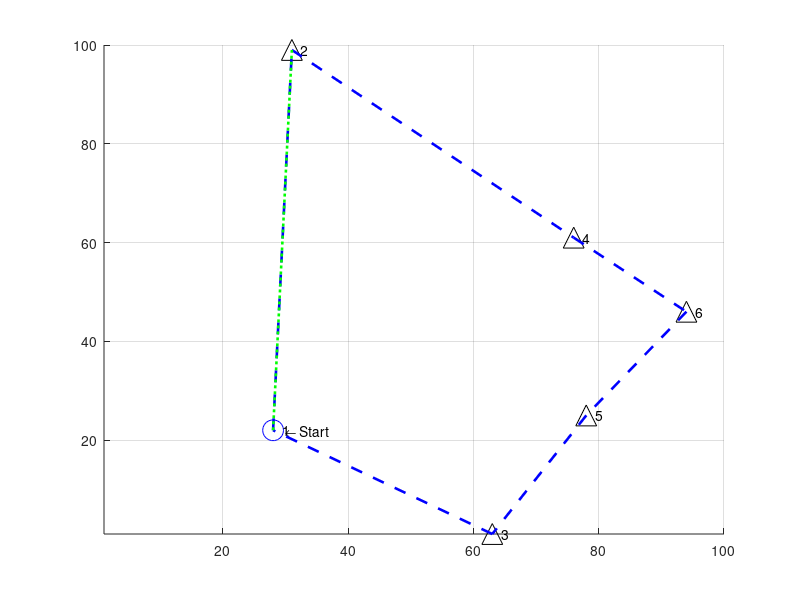

The MATLAB script that drew this image: (Note: this script raises an error after producing the figure.)
% TSP GA
% Kai Brooks
% Jun 2019
%
% Solves the travelling salesman problem
% Program first solves using the 'bruteforce' method and plots it in blue
% Program then uses nn algorithm and solves it in red
%


% Init
clc
close all
clear all
format

% --- Main options --------------------------------------------------------

maxCities = 6;          % (default 9) number of cities to visit, this is the 'n'
% decrease this if it hurts the hardware
gifOutput = 1;          % enables gif output and generation, slows rendering
filename = 'nn.gif';    % output filename for the gif

twelveCitySeed = 0;     % use pre-computed 12-city seed and skips the bf calculation
% if 0, shuffles seed instead amd runs bf normally

% TCS route: 1, 2, 4, 7, 9, 10, 12, 11, 8, 6, 5, 3, 1
% TCS index: 35462161
% TCS dist: 300.25
% TCS NN algorithm path is 1.04x (3.84%) longer and 3628800.00x computationally faster.

% Algorithm enables (with all disabled, just generates the map)
bf = 1;                 % bruteforce algorithm
nn = 1;                 % nearest-neighbor algorithm
gena = 0;                 % genetic algorithm

% --- Advanced options and generator settings -----------------------------

bfTickSize = 10000;     % (default 10000) tick size for timing BF algorithm. Higher numbers = more accuracy, slower to display estimate
minLoc = 1;             % (default 1) minimum coordinate to generate for city locations
maxLoc = 100;           % (default 100) maximum coordinate to generate for city locations
plotMarkerSize = 15;    % (default 10) size of markers on map

verbose = 1;            % outputs things, maybe
attempts = 100;         % number of attempts to bruteforce the solution before giving up
maxCpuTime = 100;       % max loops various functions will use before giving up and moving on

% --- Zero other variables (do not modify) --------------------------------

totalDist = 0;          % total distance travelled
o_nn = 0;               % big o for nearest neighbor method
o_bf = 0;               % big o for bruteforce method
gifWritten = 0;         % one-time check for gif creation
nn_distance = 0;
bf_distance = 0;
bruteforce_minimum_vec = 0;

% --- Program start -------------------------------------------------------

% Override the generator, if needed
if twelveCitySeed
    rng('default')
    maxCities = 12;
else
    rng('shuffle')
end

% Generate points
cities = randi([minLoc, maxLoc],2,maxCities); % generate matrix
cities = rot90(cities);  % rotate to form cities(x1,y1) for each point
cities = unique(cities,'rows'); % remove duplicate entries

if (length(cities) ~= maxCities)
    fprintf('*** Generated duplicate city coordinates, pruning %i entries.\n*** New maxCities = %i \n', maxCities - length(cities), length(cities))
end

maxCities = length(cities);  % shorten everything else if we don't have enough cities


startingCity = randi(maxCities);    % randomize starting city
currentCity = startingCity;         % and remember its where we started

visited = zeros([maxCities],1);     % boolean to mark each visited city
visited(currentCity) = 1;           % we're already in our city, so mark it

visitedOrder = zeros([maxCities],1); % vector to store the order which we visited each city
visitedOrder(currentCity) = 1;      % mark out starting city on the path

% Create figure
f = figure('units','normalized','outerposition',[0 0 1 1]);
axis tight manual % this ensures that getframe() returns a consistent size

hold on
grid on

xlim([minLoc maxLoc])
ylim([minLoc maxLoc])

txt = '    \leftarrow Start';

% Plot cities
for i=1:maxCities
    
    if i == startingCity
        plot(cities(i,1),cities(i,2),'bo','MarkerSize',plotMarkerSize)
        
    else
        plot(cities(i,1),cities(i,2),'k^','MarkerSize',plotMarkerSize)
    end
    text(cities(i,1),cities(i,2),sprintf('   %i', i))
    
end

txt = '    \leftarrow Start';
text(cities(startingCity,1),cities(startingCity,2),txt)

% --- Algorithms ----------------------------------------------------------
% Bruteforce algorithm (bf)
if bf 
    % Create gigantic bruteforce path matrix: o(n!)
    arr = [2:maxCities];
    bfVisitOrder = perms(arr);
    bfVisitOrder = rot90(bfVisitOrder); % flip it to make indexing easier
    
    arr = ones(1,length(bfVisitOrder)); % create array of 1's
    bfVisitOrder = [arr;bfVisitOrder];  % append to the beginning
    
    % Add original city back onto end to complete the loop
    for i = 1:length(bfVisitOrder)
        bfVisitOrder(maxCities+1,i) = bfVisitOrder(1,i);
    end
    
    bf_omax = numel(bfVisitOrder); % get total size of matrix
    bfEstimatedTime = 0;    % zero the estimation before starting the loop
    %minDist = maxLoc^2;  % starting minimum distance
    % while sum(visited) < maxCities
    
    for j=1:length(bfVisitOrder)
        o_bf = o_bf + 1;
        
        if j==1,tic,end % start the clock on 1
        
        for i=1:maxCities
            o_bf = o_bf + 1;
            
            a = [cities(bfVisitOrder(i,j),1),cities(bfVisitOrder(i,j),2)];
            b = [cities(bfVisitOrder(i+1,j),1),cities(bfVisitOrder(i+1,j),2)];
            
            checkDistance = [a;b]; % select two points
            distance = pdist(checkDistance,'euclidean');   % find distance between them
            %distance = floor(distance); % truncate
            totalDist = totalDist + distance;
            
            bfSegmentDistances(i,j) = distance;
            
        end
        
        if j==bfTickSize
            timing = toc;
            bfEstimatedTime = timing*((length(bfVisitOrder)-bfTickSize)/bfTickSize) % timing*((length(bfVisitOrder)-bfTickSize)/bfTickSize) for 'time remaining as of this timing'
            bfTimeTicks = length(bfVisitOrder)/bfTickSize;
        end
        
        bfDistances(j) = totalDist; % store the total path length
        totalDist = 0;              % reset for the next run
        
        % Output running information
        clc
        fprintf('Starting BF for n=%i, O(n!)=%i \n',maxCities, bf_omax)
        if length(bfVisitOrder) > bfTickSize % only display if enough data to estimate
            if bfEstimatedTime > 0
                fprintf('Estimated runtime: %.2f seconds\n',bfEstimatedTime)
            else
                fprintf('Estimated runtime: (Sampling %i more times..)\n',bfTickSize-j)
            end
        end
        fprintf('Computing optimal route... %.2f%% \n', (o_bf / bf_omax) * 100)
        
    end % end of loop
    
    % Find min value
    [bfMinDist,bfMinIndex] = min(bfDistances);
    %bruteforce_path_taken = bfVisitOrder(:,bfMinIndex)
    
    %min(bfDist)
    %bfDist(j)
    
    %bfDist
    %     bfMinIndex
    %     bfDistances(bfMinIndex)
    bf_distance = bfMinDist;    % save for comparison
    
    % Plot it
    for i=1:maxCities
        
        a = [cities(bfVisitOrder(i,bfMinIndex),1), cities(bfVisitOrder(i,bfMinIndex),2)];
        b = [cities(bfVisitOrder(i+1,bfMinIndex),1), cities(bfVisitOrder(i+1,bfMinIndex),2)];
        
        x = [a(1), b(1)];
        y = [a(2), b(2)];
        plot(x,y,'b--','LineWidth',plotMarkerSize/8)
        
        
        %bfVisitOrder(i:4,bfShortest) gives path
        
    end
    
    %fprintf('BF method complete in %.2f seconds\n', toc)
end

% Clear variables between runs
totalDist = 0;
minDist = 0;

% Nearest Neighbor Algorithm
if nn
    for j = 2:maxCities
        
        o_nn = o_nn + 1;
        
        ccLoc = [cities(currentCity,1), cities(currentCity,2)]; % coords of current city
        
        minDist = maxLoc^2;   % starting distance, make maximum possible
        
        for i = 1:maxCities
            o_nn = o_nn + 1;
            
            if visited(i), continue, end % skip cities we've visited
            
            a = ccLoc;  % current city coordinates
            b = [cities(i,1),cities(i,2)];
            
            checkDistance = [a;b]; % select two points
            
            distance = pdist(checkDistance,'euclidean');    % find distance between them
            
            % Draw decision lines
            if gifOutput
                % Draw 'decision' line
                x = [cities(currentCity,1), cities(i,1)];
                y = [cities(currentCity,2), cities(i,2)];
                plot(x,y,'g:','LineWidth',plotMarkerSize/8)
                
                
                drawnow
                % Capture the plot as an image
                title("" + o_nn)
                if  gifWritten == 0
                    gifWritten = 1;
                    gif('nn.gif','DelayTime',0.01,'LoopCount',1,'frame',gcf)
                else
                    gifWritten = 1;
                    gif
                end
            end
            
            if distance < minDist
                minDist = distance;
                nextCity = i;
                nextLoc = [cities(i,1),cities(i,2)];
            end
            
            
        end
        
        if j == maxCities+1
            a = [cities(maxCities,1),maxCities(2)];  % current city coordinates
            b = [cities(1,1),cities(1,2)];
            
            checkDistance = [a;b]; % select two points
            distance = pdist(checkDistance,'euclidean');   % find distance between them
            totalDist = totalDist + distance;
        end
        
        %  what we found for the next move
        minDist;
        nextCity;
        
        %fprintf('Moving to city %i with a distance of %.2f \n',nextCity,minDist)
        
        % Plot line to shortest next, vector 1 is both x's, 2 is both y's
        x = [cities(currentCity,1), cities(nextCity,1)];
        y = [cities(currentCity,2), cities(nextCity,2)];
        plot(x,y,'r--','LineWidth',plotMarkerSize/8)
        
        %txt = 'Next \rightarrow  ';
        %text(cities(nextCity,1),cities(nextCity,2),txt,'HorizontalAlignment','right')
        
        % Update for next loop
        currentCity = nextCity;
        visited(nextCity) = 1;
        visitedOrder(j) = nextCity;
        minDist; % verbose
        totalDist = totalDist + minDist;
        
        % Break if we've visited everything
        if sum(visited) == maxCities, break, end
        
    end
    
    % Complete the loop
    
    a = [cities(currentCity,1), cities(currentCity,2)];  % current city coordinates
    b = [cities(startingCity,1),cities(startingCity,2)];
    
    checkDistance = [a;b]; % select two points
    distance = pdist(checkDistance,'euclidean');
    minDist;
    totalDist = totalDist + distance; % Update total distance once more
    
    x = [cities(currentCity,1), cities(startingCity,1)];
    y = [cities(currentCity,2), cities(startingCity,2)];
    plot(x,y,'r--','LineWidth',plotMarkerSize/8)
    
    if gifOutput
        drawnow
        gif
    end
    
    nn_distance = totalDist
end



fprintf('Travelling done!\n')
fprintf('------- Results -------\n')

fprintf(1, 'Alg. |\tBF\tNN\n')
fprintf(1, 'O(n) |\t%i\t%i\n', o_bf, o_nn)
fprintf(1, 'Dist.|\t%.2f\t%.2f\n', bf_distance, nn_distance')
fprintf('\n')
fprintf('NN algorithm path is %.2fx (%.2f%%) longer and %.2fx computationally faster.\n',nn_distance/bf_distance, (abs(1-(nn_distance/bf_distance)))*100, o_bf/o_nn)

